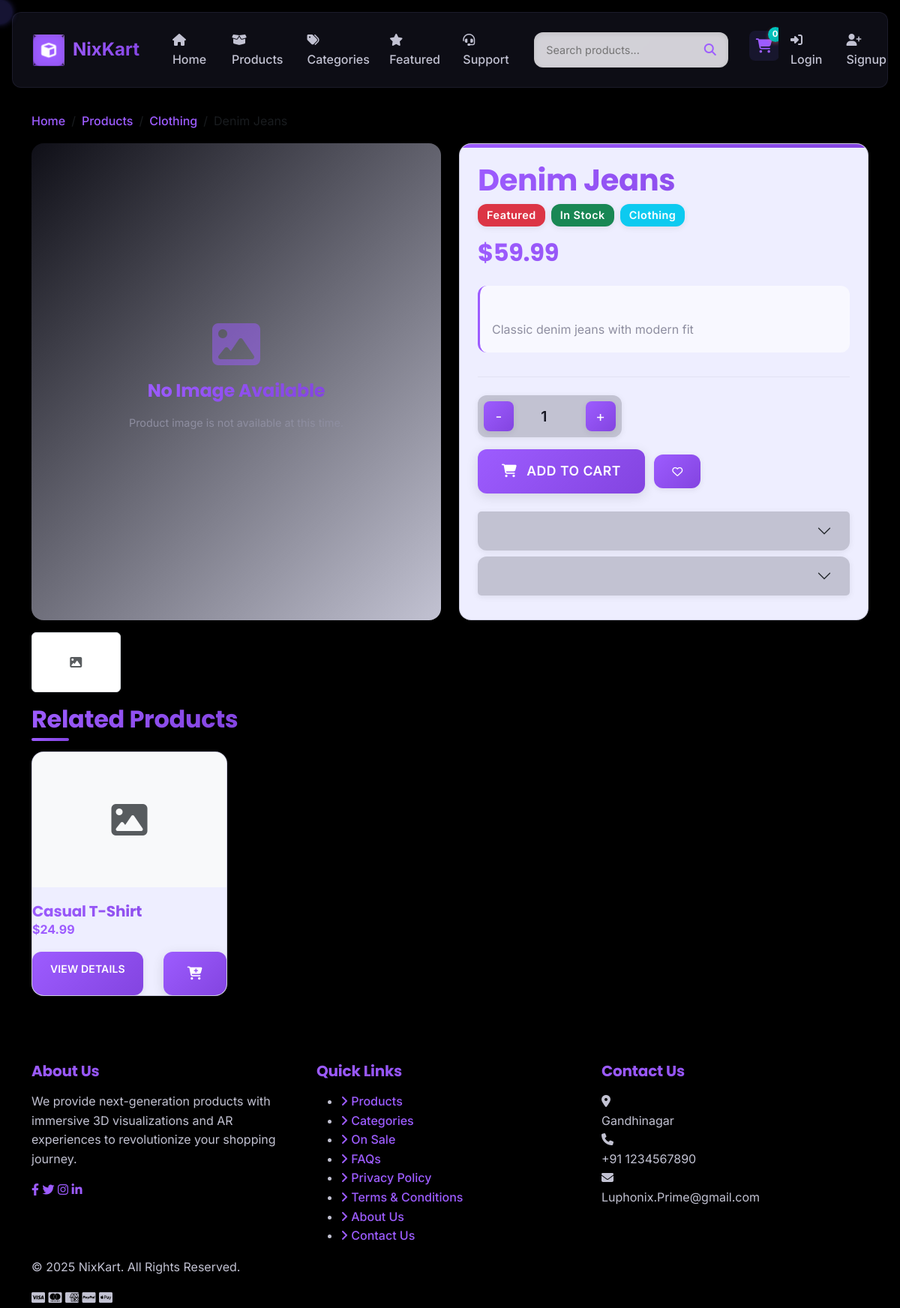
Screenshot of /product/denim-jeans/ with the database file from the repository.
### store/models.py (models this page shows, shortened)
class Product(models.Model):
    category = models.ForeignKey(Category, related_name='products', on_delete=models.CASCADE)
    name = models.CharField(max_length=200)
    slug = models.SlugField(unique=True, blank=True)
    description = models.TextField()
    price = models.DecimalField(max_digits=10, decimal_places=2)
    stock = models.PositiveIntegerField(default=0)
    image = models.ImageField(upload_to='products/', blank=True, null=True)
    model_3d = models.FileField(upload_to='products/3d_models/', blank=True, null=True)
    is_featured = models.BooleanField(default=False)
    created_at = models.DateTimeField(auto_now_add=True)
    updated_at = models.DateTimeField(auto_now=True)
    class Meta:
        ordering = ['-created_at']
    def is_in_stock(self):
        return self.stock > 0

class Category(models.Model):
    name = models.CharField(max_length=100)
    slug = models.SlugField(unique=True, blank=True)
    description = models.TextField(blank=True)
    image = models.ImageField(upload_to='categories/', blank=True, null=True)
    created_at = models.DateTimeField(auto_now_add=True)
    updated_at = models.DateTimeField(auto_now=True)
    class Meta:
        verbose_name_plural = 'Categories'
        ordering = ['name']

### store/views.py (the view)
# urls.py: path('product/<slug:product_slug>/', views.product_detail, name='product_detail'),
def product_detail(request, product_slug):
    product = get_object_or_404(Product, slug=product_slug)
    related_products = Product.objects.filter(category=product.category).exclude(id=product.id)[:4]
    context = {
        'product': product,
        'related_products': related_products,
    }
    return render(request, 'store/product_detail.html', context)

### store/context_processors.py (called while the page is built)
def cart_count(request):
    count = 0
    if request.user.is_authenticated:
        try:
            cart = Cart.objects.get(user=request.user)
            count = cart.items.count()
        except Cart.DoesNotExist:
            pass
    else:
        session_id = request.session.session_key
        if session_id:
            try:
                cart = Cart.objects.get(session_id=session_id)
                count = cart.items.count()
            except Cart.DoesNotExist:
                pass
    return {'cart_count': count}

### templates/store/product_detail.html (shortened to what this page needs)
{% extends 'base.html' %}
{% block content %}
<div class="container product-page">
    <nav aria-label="breadcrumb">
        <ol class="breadcrumb">
            <li class="breadcrumb-item"><a href="{% url 'index' %}">Home</a></li>
            <li class="breadcrumb-item"><a href="{% url 'product_list' %}">Products</a></li>
            <li class="breadcrumb-item"><a href="{% url 'category_detail' category_slug=product.category.slug %}">{{ product.category.name }}</a></li>
            <li class="breadcrumb-item active" aria-current="page">{{ product.name }}</li>
        </ol>
    </nav>
    <div class="row">
        <div class="col-lg-6">
            {% if product.model_3d %}
            <div id="product-viewer" class="product-3d-viewer" data-model-path="{{ product.model_3d.url }}" data-auto-rotate="true" data-bg-color="0xf5f5f5"></div>
            {% else %}
                {% if product.image %}
                <img src="{{ product.image.url }}" alt="{{ product.name }}" class="product-detail-image img-fluid">
                {% else %}
                <div class="model-placeholder">
                    <i class="fas fa-image placeholder-icon"></i>
                    <h4>No Image Available</h4>
                    <p class="placeholder-subtext">Product image is not available at this time.</p>
                </div>
                {% endif %}
            {% endif %}
            <div class="row mt-3">
                <div class="col-3">
                    {% if product.image %}
                    <img src="{{ product.image.url }}" alt="{{ product.name }}" class="img-thumbnail">
                    {% else %}
                    <div class="img-thumbnail d-flex justify-content-center align-items-center" style="height: 80px;">
                        <i class="fas fa-image text-muted"></i>
                    </div>
                    {% endif %}
                </div>
            </div>
        </div>
        <div class="col-lg-6">
            <div class="product-detail-info p-4">
                <h1 class="mb-2">{{ product.name }}</h1>
                <div class="product-metadata mb-3">
                    {% if product.is_featured %}
                    <span class="badge bg-danger">Featured</span>
                    {% endif %}
                    {% if product.stock > 0 %}
                    <span class="badge bg-success">In Stock</span>
                    {% else %}
                    <span class="badge bg-secondary">Out of Stock</span>
                    {% endif %}
                    <span class="badge bg-info">{{ product.category.name }}</span>
                </div>
                <h2 class="product-price mb-4">${{ product.price }}</h2>
                <div class="product-description">
                    {{ product.description }}
                </div>
                <div class="add-to-cart-section">
                    <div class="quantity-control mb-3">
                        <button class="quantity-btn quantity-decrease">-</button>
                        <input type="number" class="quantity-input" value="1" min="1" max="{{ product.stock }}">
                        <button class="quantity-btn quantity-increase">+</button>
                    </div>
                    <button class="btn btn-primary btn-lg btn-add-to-cart btn-animated" {% if not product.is_in_stock %}disabled{% endif %} data-product-slug="{{ product.slug }}">
                        <i class="fas fa-shopping-cart me-2"></i> Add to Cart
                    </button>
                    <button class="btn btn-outline-secondary btn-lg ms-2">
                        <i class="far fa-heart"></i>
                    </button>
                </div>
                <div class="additional-info mt-4">
                    <div class="accordion" id="productInfoAccordion">
                        <div class="accordion-item">
                            <h2 class="accordion-header" id="headingShipping">
                                <button class="accordion-button collapsed" type="button" data-bs-toggle="collapse" data-bs-target="#collapseShipping" aria-expanded="false" aria-controls="collapseShipping">
                                </button>
                            </h2>
                        </div>
                        <div class="accordion-item">
                            <h2 class="accordion-header" id="headingReturns">
                                <button class="accordion-button collapsed" type="button" data-bs-toggle="collapse" data-bs-target="#collapseReturns" aria-expanded="false" aria-controls="collapseReturns">
                                </button>
                            </h2>
                        </div>
                    </div>
                </div>
            </div>
        </div>
    </div>
    <div class="related-products-section">
        <h2 class="mb-4">Related Products</h2>
        <div class="row">
            {% for related_product in related_products %}
            <div class="col-md-3 mb-4">
                <div class="product-card related-product-card">
                    <div class="product-img-wrapper">
                        {% if related_product.image %}
                        <img src="{{ related_product.image.url }}" alt="{{ related_product.name }}" class="product-image">
                        {% else %}
                        <div class="product-image-placeholder d-flex justify-content-center align-items-center" style="height: 180px; background-color: #f8f9fa;">
                            <i class="fas fa-image fa-3x text-muted"></i>
                        </div>
                        {% endif %}
                    </div>
                    <div class="card-body">
                        <h5 class="card-title">{{ related_product.name }}</h5>
                        <p class="product-price">${{ related_product.price }}</p>
                        <div class="product-actions">
                            <a href="{% url 'product_detail' product_slug=related_product.slug %}" class="btn btn-outline-primary btn-sm">View Details</a>
                            <button class="btn btn-primary btn-sm btn-add-to-cart" {% if not related_product.is_in_stock %}disabled{% endif %} data-product-slug="{{ related_product.slug }}">
                                <i class="fas fa-cart-plus"></i>
                            </button>
                        </div>
                    </div>
                </div>
            </div>
            {% empty %}
            <div class="col-12">
                <p>No related products found.</p>
            </div>
            {% endfor %}
        </div>
    </div>
</div>
{% endblock %}

### static/css/animations.css (style rules this page uses)
.product-card { animation: fadeIn 0.5s ease-out; }
.product-card:nth-child(odd) { animation: fadeInLeft 0.5s ease-out; }
.product-card .btn { transition: all 0.3s ease; }
.product-price { transition: color 0.3s ease; }
.btn-animated { position: relative; overflow: hidden; }
.btn-animated::before { content: ''; position: absolute; top: 0; left: -100%; width: 100%; height: 100%; background: linear-gradient( 90deg, rgba(255, 255, 255, 0) 0%, rgba(255, 255, 255, 0.2) 50%, rgba(255, 255, 255, 0) 100% ); transition: all 0.6s; }

### rows the page displays
Product: category.name "Clothing", name "Denim Jeans", price "59.99", description "Classic denim jeans with modern fit"
Product: name "Casual T-Shirt", price "24.99"

### other values shown
{{ cart_count }} "0"
